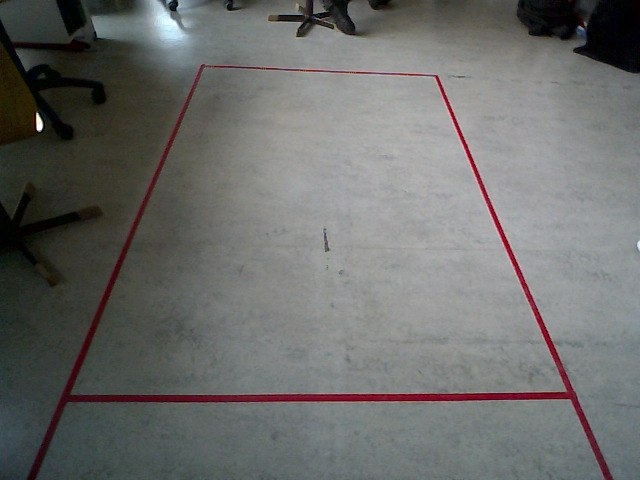
#> input picture input/boden.jpg, 640 x 480 px
$ python main.py
#> lines starting #> are read from the running program, lines starting #| are printed output that depends on the picture; after the words box and inside, x2 and y2 are one past the last pixel; in counts of white or black regions, pixels touching at a corner belong together
### src/transform.py
import cv2
import numpy as np

INPUT_PATH = '../input/boden.jpg'

def transform_img_to_rectangle(width, height, source_points, destination_pts):
    """
    Transforms the perspective of an image from a trapezoid to a rectangle.

    Parameters:
    - width: The width of the output image.
    - height: The height of the output image.
    - src_pts: A list of points defining the corners of the trapezoid in the input image.
    - dst_pts: A list of points defining the corners of the rectangle in the output image.
    """

    image = cv2.imread(INPUT_PATH)

    if image is None:
        print(f"Error: Could not load image from {INPUT_PATH}")
        return

    # Calculate the perspective transform matrix
    M = cv2.getPerspectiveTransform(source_points, destination_pts)

    # Apply the perspective transformation
    transformed = cv2.warpPerspective(image, M, (width, height))
    cv2.imwrite('../output/wrappedimage6.png',transformed)

def px_to_cm(x,y):
    np.array([x/4,y/4])

def detect_rectangle_edges():
    # Load the image
    image = cv2.imread(INPUT_PATH)
#> image is the input picture: shape (480, 640, 3); mean B, G, R 107, 108.7, 108

    # Convert to grayscale
    gray = cv2.cvtColor(image, cv2.COLOR_BGR2GRAY)
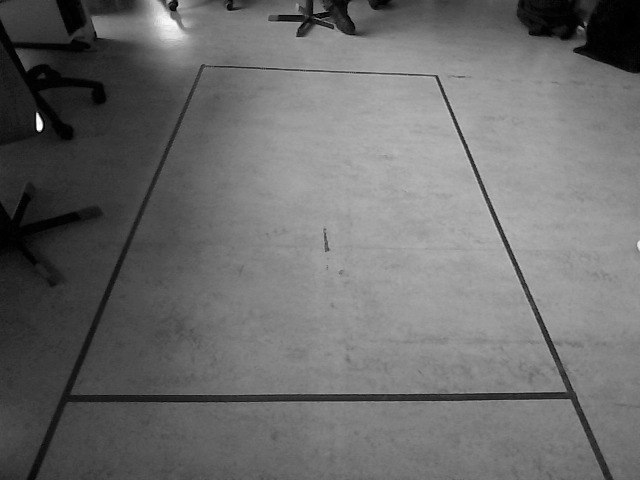
#> gray: shape (480, 640); min 0, max 254, mean 108.3

    # Apply Gaussian blur
    blurred = cv2.GaussianBlur(gray, (5, 5), 0)

    # Edge detection
    edges = cv2.Canny(blurred, 50, 150)
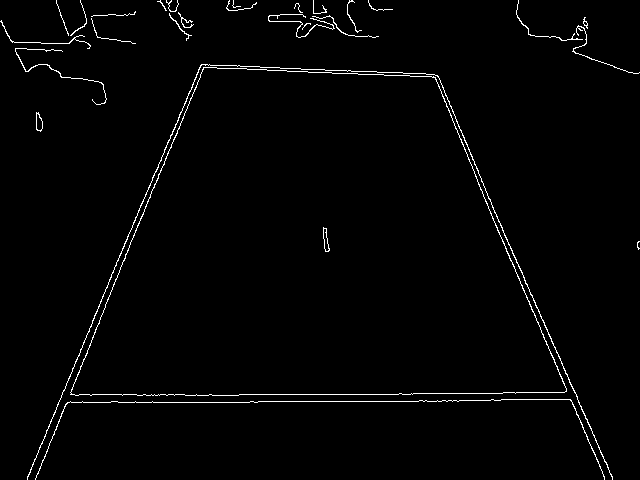
#> edges: shape (480, 640); 1.6% white in thin lines or dots

    # Find contours
    contours, _ = cv2.findContours(edges.copy(), cv2.RETR_EXTERNAL, cv2.CHAIN_APPROX_SIMPLE)
#> contours = 27 contours, 20 with area under 20; largest, box (x1, y1, x2, y2) and area: (70, 67, 567, 396) 117434, (27, 64, 613, 480) 203, (36, 112, 43, 132) 86, (35, 399, 605, 480) 36, (15, 48, 107, 105) 30, (268, 14, 335, 38) 23, (516, 0, 583, 41) 20

    # Iterate through contours and approximate them
    for contour in contours:
        # Approximate the contour
        perimeter = cv2.arcLength(contour, True)
        approximation = cv2.approxPolyDP(contour, 0.02 * perimeter, True)

        # Check if the approximated contour has four points
        if len(approximation) == 4:
            # These points are the corners of the rectangle
            corners = approximation.reshape(4, 2)
            print("Rectangle corners:", corners)

            # [5 lines of commented-out code are left out]
            return corners
#> this loop made 4 passes
#> (perimeter, corners) on pass 4: (1498.6, [[70, 394], [566, 388], [435, 77], [203, 67]])
#> perimeter on passes 1 to 3: 1397.5, 19.9, 46.14
#| Rectangle corners: [[ 70 394]
#|  [566 388]
#|  [435  77]
#|  [203  67]]

### src/main.py
import cv2
import numpy as np

from transform import *

def main():
    width = 502
    height = 743
    # [9 lines of commented-out code are left out]
    src_pts = np.array(detect_rectangle_edges(), dtype=np.float32)
#> src_pts = [[70, 394], [566, 388], [435, 77], [203, 67]]
    dst_pts = np.float32([[0, 0], [width - 1, 0], [width - 1, height - 1], [0, height - 1]])
    transform_img_to_rectangle(width, height, src_pts, dst_pts)
#> in transform_img_to_rectangle, `M = cv2.getPerspectiveTransform(source_points, destination_pts)`: M = [[2.46, 0.999, -565.4], [-0.0332, -2.75, 1084.4], [-0.000386, 0.00422, 1]]
#> in transform_img_to_rectangle, `transformed = cv2.warpPerspective(image, M, (width, height))`:
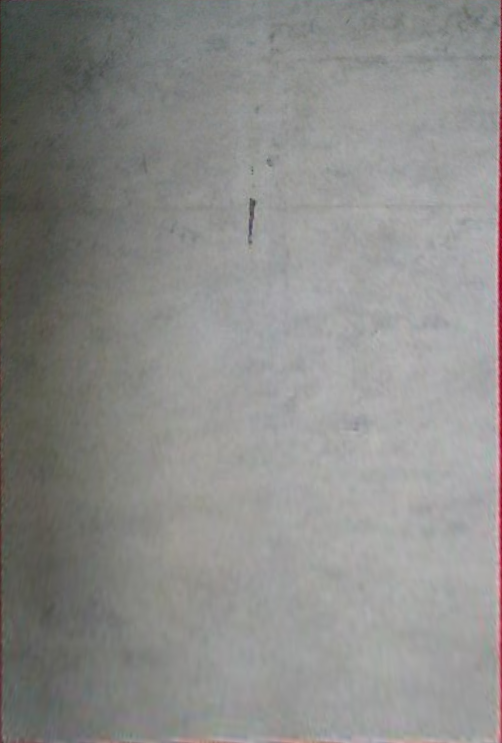
#> transformed: shape (743, 502, 3); mean B, G, R 137.6, 139.6, 139.6


    #src_pts = np.array(src_pts, dtype=np.float32)  # Ensure src_pts is correctly formatted


if __name__ == "__main__":
    main()
